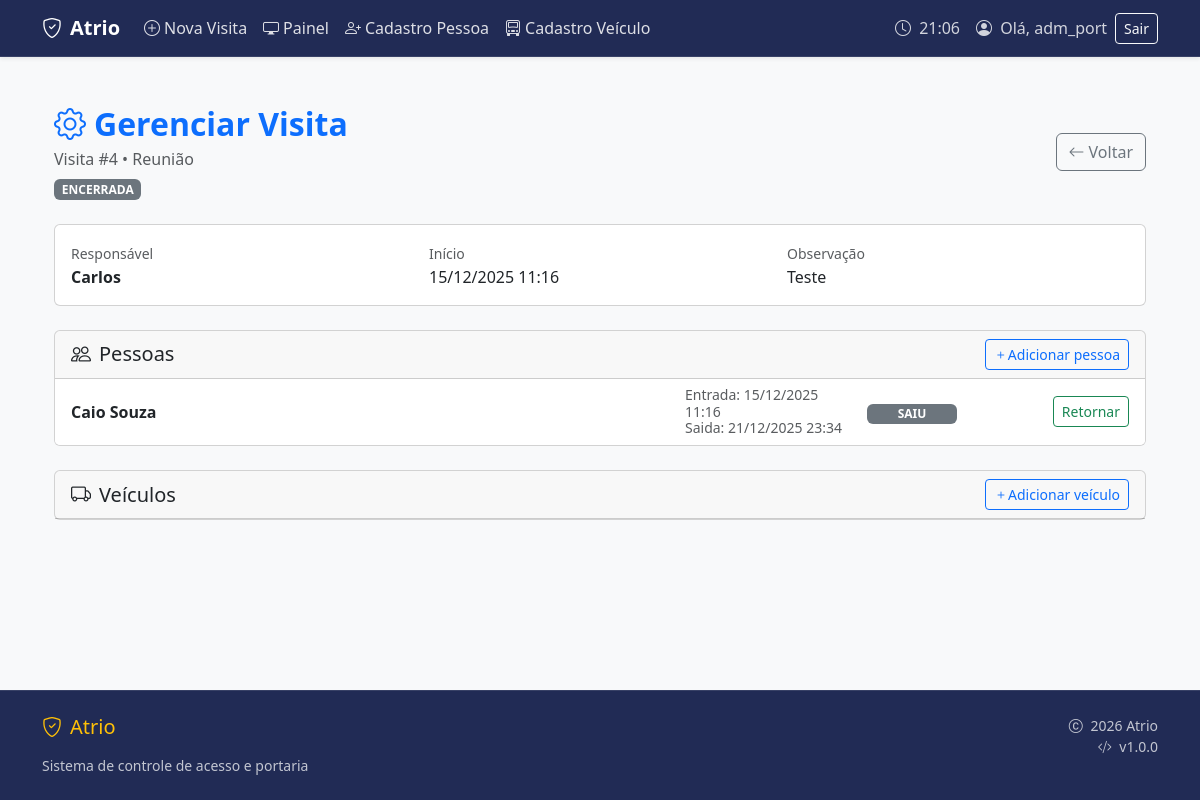
The page /visitas/4/ (signed in) on the database its author committed.
### apps/visitas/models.py (models this page shows, shortened)
class GrupoVisita(models.Model):
    data_entrada = models.DateTimeField(auto_now_add=True)
    data_saida = models.DateTimeField(blank=True, null=True)
    autorizado_por = models.CharField(max_length=200, blank=True, null=True)
    motivo = models.CharField(max_length=200, blank=True, null=True)
    observacao = models.TextField(blank=True, null=True)

class VisitaPessoa(models.Model):
    grupo = models.ForeignKey(
        GrupoVisita,
        on_delete=models.CASCADE,
        related_name="pessoas"
    )
    pessoa = models.ForeignKey(
        "pessoas.Pessoa",
        on_delete=models.CASCADE
    )
    data_entrada = models.DateTimeField(auto_now_add=True)
    data_saida = models.DateTimeField(blank=True, null=True)

### apps/pessoas/models.py (models this page shows, shortened)
class Pessoa(models.Model):
    TIPO_CHOICES = [
        ("visitante", "Visitante"),
        ("funcionario", "Funcionário"),
        ("motorista", "Motorista"),
    ]
    nome = models.CharField(max_length=200)
    empresa = models.CharField(max_length=200, blank=True, null=True)
    tipo = models.CharField(max_length=20, choices=TIPO_CHOICES, blank=True, null=True)
    observacao = models.TextField(blank=True, null=True)
    criado_em = models.DateTimeField(auto_now_add=True)
    class Meta:
        app_label = "pessoas"

### apps/ui/views.py (the view)
# urls.py: path('visitas/<int:id>/', views.gerenciar_visita, name='gerenciar_visita'),
@login_required
def gerenciar_visita(request, id):
    visita = get_object_or_404(GrupoVisita, pk=id)
    pessoas = VisitaPessoa.objects.filter(grupo=visita).select_related("pessoa")
    veiculos = VisitaVeiculo.objects.filter(grupo=visita).select_related("veiculo")
    return render(request, "ui/gerenciar_visita.html", {
        "visita": visita,
        "pessoas": pessoas,
        "veiculos": veiculos,
    })

### apps/ui/templates/ui/gerenciar_visita.html (shortened to what this page needs)
{% extends "ui/base.html" %}
{% load static %}
{% block content %}
<div class="container-fluid py-4">
  <div class="d-flex justify-content-between align-items-center mb-4">
    <div>
      <h2 class="fw-bold text-primary mb-1">
        <i class="bi bi-gear me-2"></i>Gerenciar Visita
      </h2>
      <p class="text-muted mb-0">
        Visita #{{ visita.id }} • {{ visita.motivo }}
      </p>
      {% if visita.data_saida %}
        <span class="badge bg-secondary mt-2">ENCERRADA</span>
      {% else %}
        <span class="badge bg-success mt-2">ABERTA</span>
      {% endif %}
    </div>
    <div class="d-flex gap-2">
      <a href="{% url 'ui:visitas' %}" class="btn btn-outline-secondary" id="btnVoltarVisitas" data-default-url="{% url 'ui:visitas' %}">
        <i class="bi bi-arrow-left me-1"></i>Voltar
      </a>
    </div>
  </div>
  <div class="card mb-4">
    <div class="card-body">
      <div class="row g-3">
        <div class="col-md-4">
          <small class="text-muted">Responsável</small>
          <div class="fw-semibold">{{ visita.autorizado_por }}</div>
        </div>
        <div class="col-md-4">
          <small class="text-muted">Início</small>
          <div>{{ visita.data_entrada|date:"d/m/Y H:i" }}</div>
        </div>
        <div class="col-md-4">
          <small class="text-muted">Observação</small>
          <div>{{ visita.observacao|default:"—" }}</div>
        </div>
      </div>
    </div>
  </div>
  <div class="card mb-4">
    <div class="card-header d-flex justify-content-between align-items-center">
      <h5 class="mb-0">
        <i class="bi bi-people me-2"></i>Pessoas
      </h5>
      <button
        id="btnAddPessoaGerenciar"
        class="btn btn-sm btn-outline-primary"
        onclick="mostrarBuscaPessoa()">
        <i class="bi bi-plus"></i>Adicionar pessoa
      </button>
    </div>
    <ul class="list-group list-group-flush">
      {% for p in pessoas %}
        <li class="list-group-item">
          <div class="linha-visita">
            <div class="col-nome">
              <strong>{{ p.pessoa.nome }}</strong>
            </div>
            <div class="col-datas text-muted small">
              <div>Entrada: {{ p.data_entrada|date:"d/m/Y H:i" }}</div>
              <div>Saida: {{ p.data_saida|date:"d/m/Y H:i"|default:"-" }}</div>
            </div>
            <div class="col-status">
              {% if p.data_saida %}
                <span class="badge bg-secondary status-badge">SAIU</span>
              {% else %}
                <span class="badge bg-success status-badge">DENTRO</span>
              {% endif %}
            </div>
            <div class="col-acao">
              {% if p.data_saida %}
                <button class="btn btn-sm btn-outline-success"
                        onclick="registrarEntradaPessoa({{ p.id }})">
                  Retornar
                </button>
              {% else %}
                <button class="btn btn-sm btn-outline-danger"
                        onclick="registrarSaidaPessoa({{ p.id }})">
                  Registrar saída
                </button>
              {% endif %}
            </div>
          </div>
        </li>
      {% endfor %}
    </ul>
  </div>
  <div class="card">
    <div class="card-header d-flex justify-content-between align-items-center">
      <h5 class="mb-0">
        <i class="bi bi-truck me-2"></i>Veículos
      </h5>
      <button
        id="btnAddVeiculoGerenciar"
        class="btn btn-sm btn-outline-primary"
        onclick="mostrarBuscaVeiculo()">
        <i class="bi bi-plus"></i>Adicionar veículo
      </button>
    </div>
  </div>
</div>
{% endblock %}

### apps/ui/templates/ui/base.html (shortened to what this page needs)
{% load static %}
<!DOCTYPE html>
<html lang="pt-BR">
<head>
  <link href="https://cdn.jsdelivr.net/npm/bootstrap@5.3.3/dist/css/bootstrap.min.css" rel="stylesheet">
  <link href="https://cdn.jsdelivr.net/npm/bootstrap-icons@1.11.3/font/bootstrap-icons.min.css" rel="stylesheet">
  <link rel="stylesheet" href="{% static 'css/estilos.css' %}">
</head>
<body class="d-flex flex-column min-vh-100 bg-light">
<nav class="navbar navbar-expand-lg navbar-dark navbar-custom shadow-sm">
  <div class="container">
    <a class="navbar-brand fw-bold" href="{% url 'ui:painel' %}">
      <i class="bi bi-shield-check me-2"></i>Atrio
    </a>
    <div class="collapse navbar-collapse" id="navbarNav">
      <ul class="navbar-nav me-auto">
        <li class="nav-item">
          <a class="nav-link {% if request.resolver_match.url_name == 'nova_visita' %}active{% endif %}"
             href="{% url 'ui:nova_visita' %}">
            <i class="bi bi-plus-circle me-1"></i>Nova Visita
          </a>
        </li>
        <li class="nav-item">
          <a class="nav-link {% if request.resolver_match.url_name == 'painel' %}active{% endif %}"
             href="{% url 'ui:painel' %}">
            <i class="bi bi-display me-1"></i>Painel
          </a>
        </li>
        <li class="nav-item">
          <a class="nav-link {% if request.resolver_match.url_name == 'cadastro_pessoa' %}active{% endif %}"
             href="{% url 'ui:cadastro_pessoa' %}">
            <i class="bi bi-person-plus me-1"></i>Cadastro Pessoa
          </a>
        </li>
        <li class="nav-item">
          <a class="nav-link {% if request.resolver_match.url_name == 'cadastro_veiculo' %}active{% endif %}"
             href="{% url 'ui:cadastro_veiculo' %}">
            <i class="bi bi-truck-front me-1"></i>Cadastro Veículo
          </a>
        </li>
      </ul>
      <div class="d-flex align-items-center gap-3">
        <div class="navbar-text d-none d-lg-block">
          <i class="bi bi-clock me-1"></i>
          <span id="currentTime">{{ now|date:"H:i" }}</span>
        </div>
        {% if request.user.is_authenticated %}
          <div class="d-none d-lg-flex align-items-center gap-2">
            <div class="navbar-text">
              <i class="bi bi-person-circle me-1"></i>
              Olá, {{ request.user.get_full_name|default:request.user.username }}
            </div>
            <form method="post" action="{% url 'logout' %}" class="d-inline">
              <button type="submit" class="btn btn-sm btn-outline-light">
                Sair
              </button>
            </form>
          </div>
        {% else %}
          <a class="btn btn-sm btn-outline-light" href="{% url 'login' %}">
            Entrar
          </a>
        {% endif %}
      </div>
    </div>
  </div>
</nav>
<main class="container py-4 flex-grow-1">
  {% block content %}{% endblock %}
</main>
<footer class="footer-custom footer mt-auto text-light py-4">
  <div class="container">
    <div class="row">
      <div class="col-md-6">
        <h5 class="text-warning mb-3">
          <i class="bi bi-shield-check me-2"></i>Atrio
        </h5>
        <p class="small text-light mb-0 opacity-75">
          Sistema de controle de acesso e portaria
        </p>
      </div>
      <div class="col-md-6 text-md-end">
        <p class="small text-light mb-0 opacity-75">
          <i class="bi bi-c-circle me-1"></i> {% now "Y" %} Atrio
        </p>
        <p class="small text-light opacity-75 mb-0">
          <i class="bi bi-code-slash me-1"></i> v1.0.0
        </p>
      </div>
    </div>
  </div>
</footer>
</body>
</html>

### apps/ui/static/css/estilos.css (style rules this page uses)
:root { --info-color: #0dcaf0; --system-online: #198754; --system-offline: #dc3545; --warning-bg: #fff3cd; --warning-border: #ffc107; --critical-bg: #f8d7da; --critical-border: #dc3545; }
.navbar-custom { background-color: #212b55 !important; border-bottom: 1px solid rgba(255, 255, 255, 0.1); }
.footer-custom { background-color: #212b55 !important; border-top: 1px solid rgba(255, 255, 255, 0.1); }
.navbar-custom .nav-link { color: rgba(255, 255, 255, 0.85) !important; transition: all 0.2s ease; }
.navbar-custom .navbar-brand { color: #fff !important; }
.navbar-custom .navbar-text { color: rgba(255, 255, 255, 0.8) !important; }

### apps/ui/templates/ui/gerenciar_visita.html (style rules this page uses)
.linha-visita { display: grid; grid-template-columns: 1fr 170px 90px 160px; align-items: center; column-gap: 12px; }
.col-nome { min-width: 0; white-space: nowrap; overflow: hidden; text-overflow: ellipsis; }
.status-badge { display: inline-block; width: 90px; text-align: center; }
.col-acao { text-align: right; }
.col-datas { line-height: 1.2; }

### rows shown on the page
GrupoVisita: id "4", motivo "Reunião", autorizado_por "Carlos", data_entrada "15/12/2025 11:16", observacao "Teste"
VisitaPessoa: pessoa.nome "Caio Souza", data_entrada "15/12/2025 11:16", data_saida "21/12/2025 23:34", shows "SAIU"

### other values the page prints
{{ request.user.get_full_name|default:request.user.username }} "adm_port"
